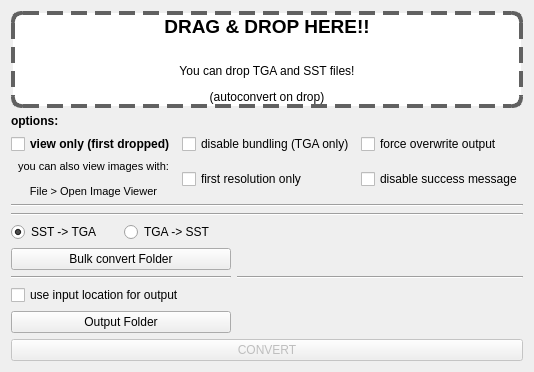
      <widget class="QWidget" name="tab_sst">
       <property name="acceptDrops">
        <bool>true</bool>
       </property>
       <attribute name="title">
        <string>Textures (SST)</string>
       </attribute>
       <layout class="QVBoxLayout" name="verticalLayout_5">
        <item>
         <widget class="CDropLabel" name="tab_sst_droplabel">
          <property name="enabled">
           <bool>true</bool>
          </property>
          <property name="sizePolicy">
           <sizepolicy hsizetype="Minimum" vsizetype="Minimum">
            <horstretch>0</horstretch>
            <verstretch>0</verstretch>
           </sizepolicy>
          </property>
          <property name="acceptDrops">
           <bool>true</bool>
          </property>
          <property name="styleSheet">
           <string notr="true">background-color: rgb(255, 255, 255);
border: 4px dashed rgb(97, 97, 97);
border-radius: 10;
</string>
          </property>
          <property name="frameShadow">
           <enum>QFrame::Raised</enum>
          </property>
          <property name="text">
           <string>&lt;html&gt;&lt;head/&gt;&lt;body&gt;&lt;p align=&quot;center&quot;&gt;&lt;span style=&quot; font-size:14pt; font-weight:600;&quot;&gt;DRAG &amp;amp; DROP HERE!!&lt;/span&gt;&lt;/p&gt;&lt;p align=&quot;center&quot;&gt;&lt;br/&gt;You can drop TGA and SST files!&lt;/p&gt;&lt;p align=&quot;center&quot;&gt;(autoconvert on drop)&lt;/p&gt;&lt;/body&gt;&lt;/html&gt;</string>
          </property>
          <property name="alignment">
           <set>Qt::AlignCenter</set>
          </property>
          <property name="textInteractionFlags">
           <set>Qt::NoTextInteraction</set>
          </property>
         </widget>
        </item>
        <item>
         <widget class="QLabel" name="label_5">
          <property name="maximumSize">
           <size>
            <width>16777215</width>
            <height>24</height>
           </size>
          </property>
          <property name="text">
           <string>&lt;html&gt;&lt;head/&gt;&lt;body&gt;&lt;p&gt;&lt;span style=&quot; font-weight:600;&quot;&gt;options:&lt;/span&gt;&lt;/p&gt;&lt;/body&gt;&lt;/html&gt;</string>
          </property>
         </widget>
        </item>
        <item>
         <layout class="QGridLayout" name="gridLayout_4">
          <item row="0" column="0">
           <widget class="QCheckBox" name="tab_sst_viewonly">
            <property name="font">
             <font>
              <weight>75</weight>
              <bold>true</bold>
             </font>
            </property>
            <property name="text">
             <string>view only (first dropped)</string>
            </property>
            <property name="checked">
             <bool>false</bool>
            </property>
            <property name="tristate">
             <bool>false</bool>
            </property>
           </widget>
          </item>
          <item row="1" column="1">
           <widget class="QCheckBox" name="tab_sst_firstonly">
            <property name="text">
             <string>first resolution only</string>
            </property>
           </widget>
          </item>
          <item row="1" column="2">
           <widget class="QCheckBox" name="tab_sst_donemessage">
            <property name="text">
             <string>disable success message</string>
            </property>
           </widget>
          </item>
          <item row="0" column="2">
           <widget class="QCheckBox" name="tab_sst_overwrite">
            <property name="text">
             <string>force overwrite output</string>
            </property>
           </widget>
          </item>
          <item row="0" column="1">
           <widget class="QCheckBox" name="tab_sst_bundling">
            <property name="text">
             <string>disable bundling (TGA only)</string>
            </property>
           </widget>
          </item>
          <item row="1" column="0">
           <widget class="QLabel" name="label_2">
            <property name="text">
             <string>&lt;html&gt;&lt;head/&gt;&lt;body&gt;&lt;p&gt;&lt;span style=&quot; font-size:8pt;&quot;&gt;you can also view images with:&lt;/span&gt;&lt;/p&gt;&lt;p&gt;&lt;span style=&quot; font-size:8pt;&quot;&gt;File &amp;gt; Open Image Viewer&lt;/span&gt;&lt;/p&gt;&lt;/body&gt;&lt;/html&gt;</string>
            </property>
            <property name="alignment">
             <set>Qt::AlignCenter</set>
            </property>
           </widget>
          </item>
         </layout>
        </item>
        <item>
         <widget class="Line" name="line_3">
          <property name="orientation">
           <enum>Qt::Horizontal</enum>
          </property>
         </widget>
        </item>
        <item>
         <widget class="Line" name="line_4">
          <property name="orientation">
           <enum>Qt::Horizontal</enum>
          </property>
         </widget>
        </item>
        <item>
         <layout class="QGridLayout" name="gridLayout">
          <property name="horizontalSpacing">
           <number>6</number>
          </property>
          <item row="0" column="0">
           <layout class="QHBoxLayout" name="horizontalLayout_4">
            <property name="bottomMargin">
             <number>0</number>
            </property>
            <item>
             <widget class="QRadioButton" name="tab_sst_radio_1">
              <property name="text">
               <string>SST -&gt; TGA</string>
              </property>
              <property name="checked">
               <bool>true</bool>
              </property>
             </widget>
            </item>
            <item>
             <widget class="QRadioButton" name="tab_sst_radio_2">
              <property name="text">
               <string>TGA -&gt; SST</string>
              </property>
              <property name="checked">
               <bool>false</bool>
              </property>
             </widget>
            </item>
           </layout>
          </item>
          <item row="1" column="0">
           <widget class="QPushButton" name="tab_sst_select_in">
            <property name="maximumSize">
             <size>
              <width>220</width>
              <height>30</height>
             </size>
            </property>
            <property name="text">
             <string>Bulk convert Folder</string>
            </property>
           </widget>
          </item>
          <item row="1" column="1">
           <widget class="QLabel" name="tab_sst_label_in">
            <property name="text">
             <string/>
            </property>
            <property name="wordWrap">
             <bool>true</bool>
            </property>
           </widget>
          </item>
          <item row="4" column="1">
           <widget class="QLabel" name="tab_sst_label_out">
            <property name="text">
             <string/>
            </property>
            <property name="wordWrap">
             <bool>true</bool>
            </property>
           </widget>
          </item>
          <item row="4" column="0">
           <widget class="QPushButton" name="tab_sst_select_out">
            <property name="maximumSize">
             <size>
              <width>220</width>
              <height>30</height>
             </size>
            </property>
            <property name="text">
             <string>Output Folder</string>
            </property>
           </widget>
          </item>
          <item row="2" column="1">
           <widget class="Line" name="line_2">
            <property name="orientation">
             <enum>Qt::Horizontal</enum>
            </property>
           </widget>
          </item>
          <item row="3" column="0">
           <widget class="QCheckBox" name="tab_sst_input_checkbox">
            <property name="text">
             <string>use input location for output</string>
            </property>
           </widget>
          </item>
          <item row="2" column="0">
           <widget class="Line" name="line">
            <property name="orientation">
             <enum>Qt::Horizontal</enum>
            </property>
           </widget>
          </item>
         </layout>
        </item>
        <item>
         <widget class="QPushButton" name="tab_sst_convert">
          <property name="enabled">
           <bool>false</bool>
          </property>
          <property name="text">
           <string>CONVERT</string>
          </property>
         </widget>
        </item>
       </layout>
      </widget>
